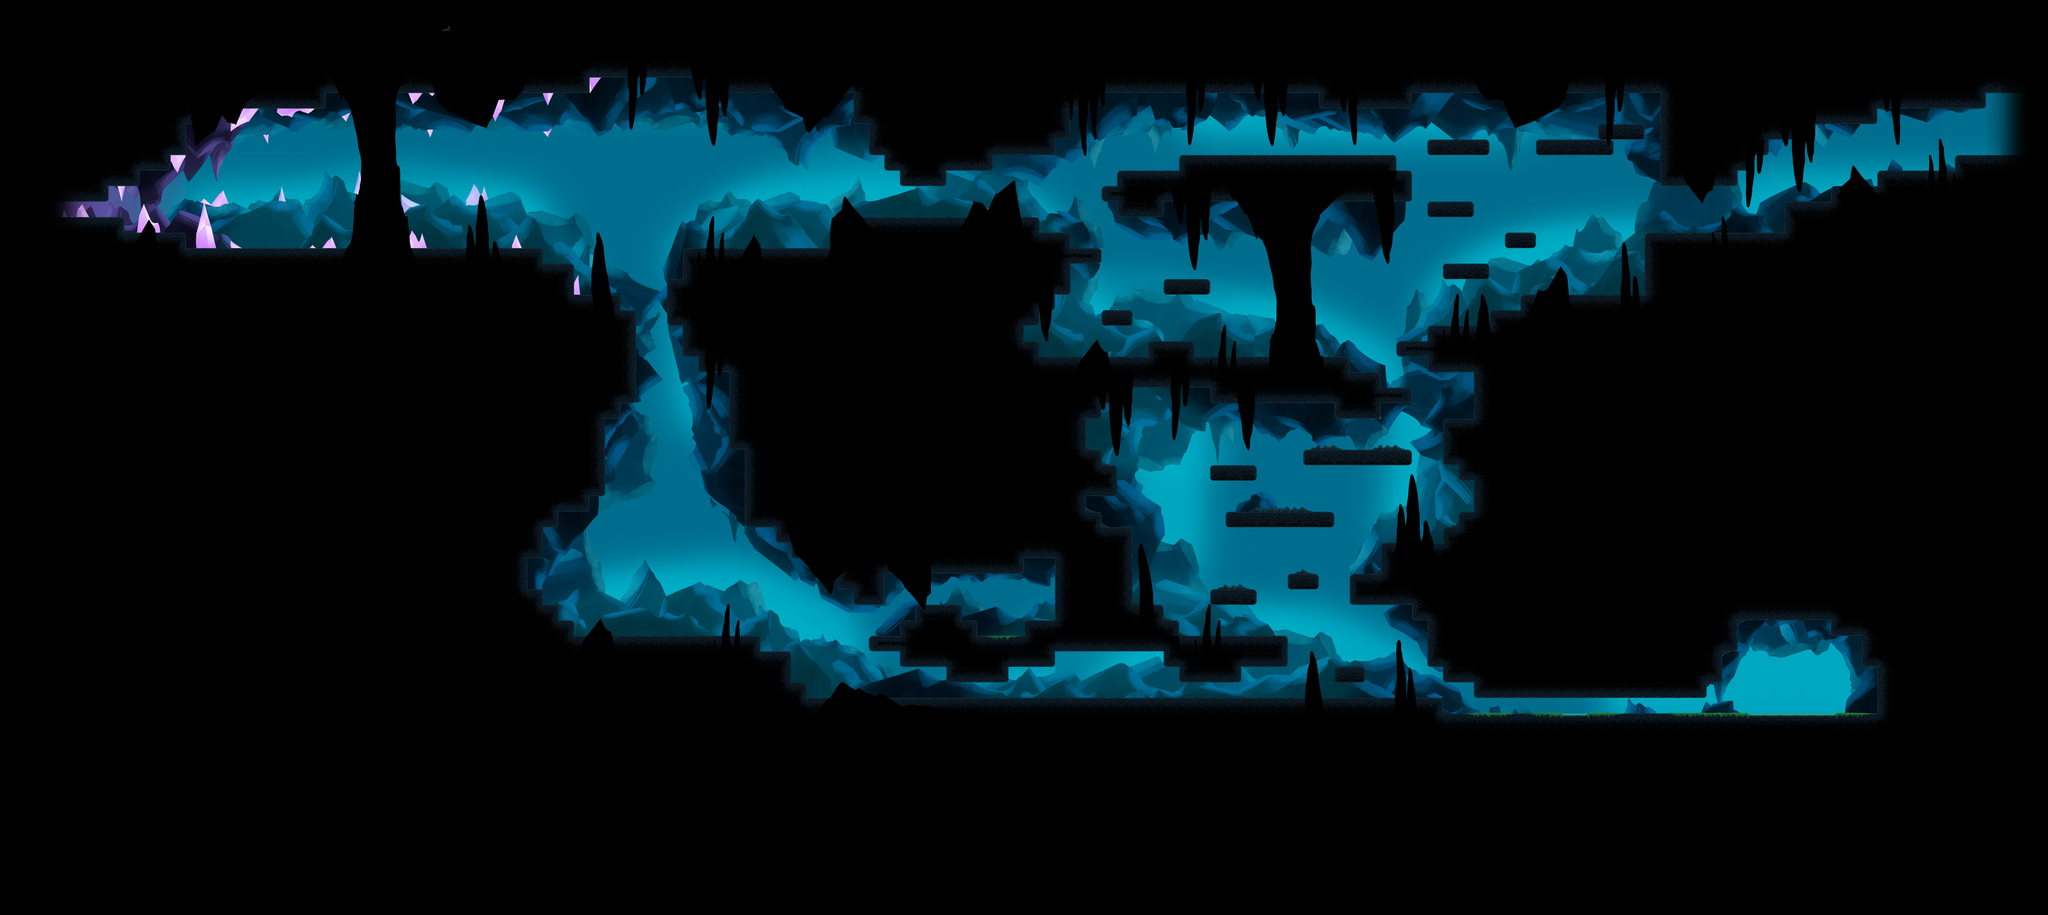

This is a level from a 2D game, rendered from its Tiled map with the project's own tilesets. A one-line summary and the map file follow, with tile-layer data summarised:
An orthogonal 132x59 tile map with 64x64 px tiles, 10 tile layers (Background, Background Fog, Rocks Fourth Layer, Rocks Third Layer, ...), 21 tilesets and 376 objects (29x CaveDrop, 3x HiddenZone, 2x Attack, 2x Creebler, Move, ...).

<map version="1.10" tiledversion="1.11.2" orientation="orthogonal" renderorder="right-down" width="132" height="59" tilewidth="64" tileheight="64" infinite="0" nextlayerid="81" nextobjectid="1436">
 <tileset firstgid="1" name="tiles_cave2" tilewidth="64" tileheight="64" tilecount="100" columns="10">
  <image source="../Props/tiles_cave2.png" width="640" height="640" />
 </tileset>
 <tileset firstgid="101" name="rocas1" tilewidth="64" tileheight="64" tilecount="480" columns="30">
  <image source="../Environment/rocas1.png" width="1920" height="1080" />
 </tileset>
 <tileset firstgid="581" name="rocas2" tilewidth="64" tileheight="64" tilecount="480" columns="30">
  <image source="../Environment/rocas2.png" width="1920" height="1080" />
 </tileset>
 <tileset firstgid="1061" name="rocas3" tilewidth="64" tileheight="64" tilecount="480" columns="30">
  <image source="../Environment/rocas3.png" width="1920" height="1080" />
 </tileset>
 <tileset firstgid="1541" name="Fondo_cueva" tilewidth="64" tileheight="64" tilecount="480" columns="30">
  <image source="../Environment/Fondo_cueva.png" width="1920" height="1080" />
 </tileset>
 <tileset firstgid="2021" name="niebla_fondo" tilewidth="64" tileheight="64" tilecount="480" columns="30">
  <image source="../Environment/niebla_fondo.png" width="1920" height="1080" />
 </tileset>
 <tileset firstgid="2501" name="piedras_columnas0" tilewidth="64" tileheight="64" tilecount="480" columns="30">
  <image source="../Environment/piedras_columnas0.png" width="1920" height="1080" />
 </tileset>
 <tileset firstgid="2981" name="piedras0" tilewidth="64" tileheight="64" tilecount="480" columns="30">
  <image source="../Environment/piedras0.png" width="1920" height="1080" />
 </tileset>
 <tileset firstgid="3461" name="spike3" tilewidth="64" tileheight="64" tilecount="4" columns="2">
  <image source="../Props/spike3.png" width="128" height="128" />
 </tileset>
 <tileset firstgid="3465" name="rocas4" tilewidth="64" tileheight="64" tilecount="480" columns="30">
  <image source="../Environment/rocas4.png" width="1920" height="1080" />
 </tileset>
 <tileset firstgid="3945" name="Niebla_Fondo1" tilewidth="64" tileheight="64" tilecount="1140" columns="30">
  <image source="../Environment/Niebla_Fondo1.png" width="1920" height="2444" />
 </tileset>
 <tileset firstgid="5085" name="niebla2" tilewidth="64" tileheight="64" tilecount="480" columns="30">
  <image source="../Environment/niebla2.png" width="1920" height="1080" />
 </tileset>
 <tileset firstgid="5565" name="SecretCave_Background1" tilewidth="64" tileheight="64" tilecount="480" columns="30">
  <image source="../Environment/SecretCave_Background1.png" width="1920" height="1080" />
 </tileset>
 <tileset firstgid="6045" name="SecretCave_Stones1" tilewidth="64" tileheight="64" tilecount="480" columns="30">
  <image source="../Environment/SecretCave_Stones1.png" width="1920" height="1080" />
 </tileset>
 <tileset firstgid="6525" name="SecretCave_Stones2" tilewidth="64" tileheight="64" tilecount="480" columns="30">
  <image source="../Environment/SecretCave_Stones2.png" width="1920" height="1080" />
 </tileset>
 <tileset firstgid="7005" name="SecretCave_Stones3" tilewidth="64" tileheight="64" tilecount="480" columns="30">
  <image source="../Environment/SecretCave_Stones3.png" width="1920" height="1080" />
 </tileset>
 <tileset firstgid="7485" name="SecretCave_Cristals" tilewidth="64" tileheight="64" tilecount="480" columns="30">
  <image source="../Environment/SecretCave_Cristals.png" width="1920" height="1080" />
 </tileset>
 <tileset firstgid="7965" name="Planta4" tilewidth="64" tileheight="64" tilecount="4" columns="2">
  <image source="../Props/Planta4.png" width="128" height="128" />
 </tileset>
 <tileset firstgid="7969" name="Planta1" tilewidth="64" tileheight="64" tilecount="4" columns="2">
  <image source="../Props/Planta1.png" width="128" height="128" />
 </tileset>
 <tileset firstgid="7973" name="Prueba_change" tilewidth="64" tileheight="64" tilecount="1140" columns="30">
  <image source="../Props/Prueba_change.png" width="1920" height="2444" />
 </tileset>
 <tileset firstgid="9113" name="SnowyTrees_Plants" tilewidth="64" tileheight="64" tilecount="990" columns="30">
  <image source="../Props/SnowyTrees_Plants.png" width="1920" height="2160" />
 </tileset>
 <layer id="44" name="Background" width="132" height="59" parallaxx="0" parallaxy="0">
  <properties>
   <property name="Draw" type="bool" value="true" />
  </properties>
  <data>[7788 cells, 7656 non-empty, 328 distinct tile ids]</data>
 </layer>
 <layer id="76" name="Background Fog" width="132" height="59">
  <data>[7788 cells, 3563 non-empty, 1023 distinct tile ids]</data>
 </layer>
 <layer id="75" name="Rocks Fourth Layer" width="132" height="59">
  <properties>
   <property name="Draw" type="bool" value="true" />
  </properties>
  <data>[7788 cells, 1217 non-empty, 304 distinct tile ids]</data>
 </layer>
 <layer id="48" name="Rocks Third Layer" width="132" height="59" parallaxx="0" parallaxy="0">
  <properties>
   <property name="Draw" type="bool" value="true" />
  </properties>
  <data>[7788 cells, 3472 non-empty, 372 distinct tile ids]</data>
 </layer>
 <layer id="47" name="Rocks Second Layer" width="132" height="59" parallaxx="0" parallaxy="0">
  <properties>
   <property name="Draw" type="bool" value="true" />
  </properties>
  <data>[7788 cells, 1833 non-empty, 414 distinct tile ids]</data>
 </layer>
 <layer id="45" name="Rocks First Layer" width="132" height="59" parallaxx="0" parallaxy="0">
  <properties>
   <property name="Draw" type="bool" value="true" />
  </properties>
  <data>[7788 cells, 1595 non-empty, 420 distinct tile ids]</data>
 </layer>
 <layer id="77" name="Fog1" width="132" height="59">
  <properties>
   <property name="Draw" type="bool" value="false" />
  </properties>
  <data>[7788 cells, 3062 non-empty, 480 distinct tile ids]</data>
 </layer>
 <layer id="23" name="Platforms" width="132" height="59" parallaxx="0" parallaxy="0">
  <properties>
   <property name="Draw" type="bool" value="true" />
   <property name="Navigation" type="bool" value="true" />
  </properties>
  <data>[7788 cells, 6027 non-empty, 88 distinct tile ids]</data>
 </layer>
 <layer id="80" name="Light" width="132" height="59">
  <properties>
   <property name="Draw" type="bool" value="true" />
  </properties>
  <data>[7788 cells, 184 non-empty, 110 distinct tile ids]</data>
 </layer>
 <layer id="54" name="Forward_Layer" width="132" height="59" parallaxx="0" parallaxy="0">
  <properties>
   <property name="Draw" type="bool" value="true" />
   <property name="Forward" type="bool" value="true" />
  </properties>
  <data>[7788 cells, 1279 non-empty, 551 distinct tile ids]</data>
 </layer>
 <objectgroup id="57" name="WallSlide">
  <object id="710" x="7040" y="2816" height="64" />
  </objectgroup>
 <objectgroup id="25" name="Doors">
  <properties>
   <property name="Doors" type="bool" value="true" />
  </properties>
  <!-- 2 objects omitted --></objectgroup>
 <objectgroup id="26" name="Collisions">
  <!-- 81 objects omitted --></objectgroup>
 <objectgroup id="58" name="Wall">
  <!-- 223 objects omitted --></objectgroup>
 <objectgroup id="73" name="HelpZone" visible="0">
  <!-- 3 objects omitted --></objectgroup>
 <objectgroup id="61" name="DestructibleWalls" />
 <objectgroup id="64" name="Props">
  <!-- 31 objects omitted --></objectgroup>
 <objectgroup id="60" name="Enemies">
  <!-- 3 objects omitted --></objectgroup>
 <objectgroup id="62" name="PushableBoxes" />
 <objectgroup id="63" name="Zones" visible="0">
  <!-- 3 objects omitted --></objectgroup>
 <objectgroup id="65" name="DownCamera" visible="0">
  <!-- 2 objects omitted --></objectgroup>
 <objectgroup id="66" name="Abilities">
  <!-- 1 objects omitted --></objectgroup>
 <objectgroup id="70" name="Spikes" />
 <objectgroup id="79" name="HookAnchors" />
</map>
<!-- 375 of 376 objects omitted -->
